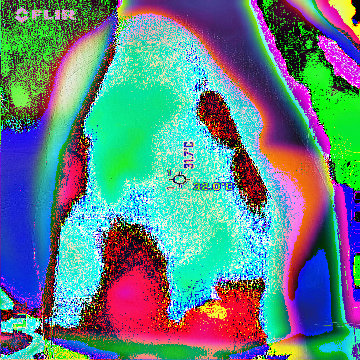
#> input picture Media/Computed_Media/original_computed_media/color_difference_quadriceps_2.png, 360 x 360 px, found by its file name
$ jupyter execute --allow-errors 'Quad Deformation Matching.ipynb'   (shell and % lines are left out)
#> lines starting #> are read from the running program, lines starting #| are printed output that depends on the picture; long printed decimals are rounded
[cell 1]
# Imports
from google.colab.patches import cv2_imshow
from google.colab import drive
import cv2
import numpy as np
import matplotlib.pyplot as plt
import matplotlib.image as mpimg

[cell 2]
drive.mount('/content/drive')
%cd "drive/MyDrive/Stony Brook/Graduate Program/Project - CSE523"

# Quad Deformation Matching

The Quadriceps muscle, an likely all muscles alike, can appear to be differently shaped depending of the angle, distance, and intrinsic properties of the muscle itself, especially in visual imaging. Before analysis of temperature sections can be completed, these differences must be resolved.

Example of issue shown in figure 1.

In figure 1, the left image shows the un-calibrated difference between the quadricep muscle group before and after exercise. The right is the calibrated version. In both, it is clear that issues exist with alignment of the skin regions. Note that calibration refers to the fact that the images were taken with different ranges of temperatures, meaning that each color did not refer to the same temperature.

Issues:
 - How to align leg horizontally and vertically?
  - Horizontally can likely be done by centering of skin-colored regions
  - Vertically, use kneecap?

Directory: Media/

Contracted & Flexed Quadriceps: FLIR_20220906_102026_232-Visual.jpeg

Extended Quadriceps: FLIR_20220906_103604_031-Visual.jpeg

[cell 3]
# Define Paths
computed_media_directory = "Computed Media/"
computed_img_1_fn = "color_difference_quadriceps_1.png"
computed_img_2_fn = "color_difference_quadriceps_2.png"

# Show Computed Images
computed_img_1 = cv2.imread(computed_media_directory + computed_img_1_fn)
computed_img_2 = cv2.imread(computed_media_directory + computed_img_2_fn)
#> computed_img_2 is the input picture: shape (360, 360, 3); mean B, G, R 134, 132.3, 97.6
#> (the rest of this cell did not finish here and is left out)

## Next Steps

1. Load non-thermal (visual) images
2. Fit a line (likely using image gradient and color information) to the image such that it wraps the quadriceps.
3. Align manually (automatic will come later)
4. Perform non-affine "reformation" by moving the line on one image (the contracted image) and moving the line towards the other images line along the gradient (perpendicular) of the changing image. Note that a certain area will have to be compressed and stretched for this, but this can be taken care of by a library.
5. Perform the same transformation on the thermal images
6. Recompute calibrated and un-calibrated images
7. Re-asses project, draw observations and make conclusions.

[cell 4]
# Define Paths
media_directory = "Media/"
contracted_quad = "FLIR_20220906_102026_232.jpeg"
extended_quad = "FLIR_20220906_103604_031.jpeg"
contracted_visual_quad = "FLIR_20220906_102026_232-Visual.jpeg"
extended_visual_quad = "FLIR_20220906_103604_031-Visual.jpeg"

# Show Images
im1 = cv2.imread(media_directory + contracted_visual_quad)
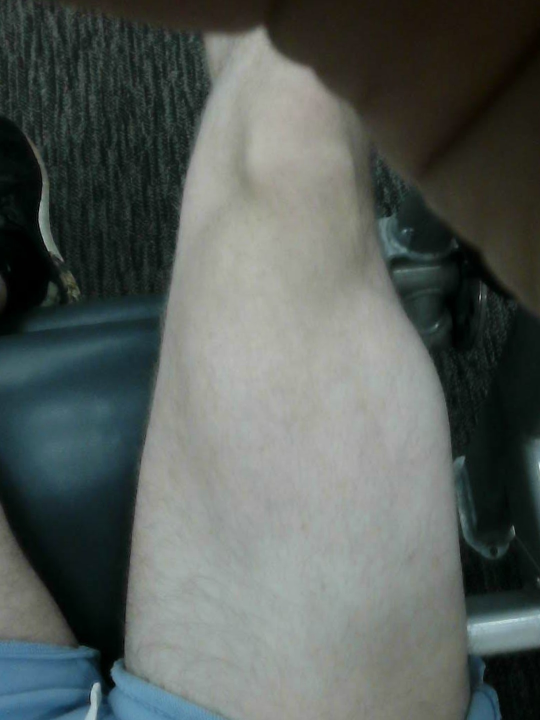
#> input picture Skin_Anatomical_Image_Dataset/original_images_concat/FLIR_20220906_102026_232-Visual.jpeg, 1080 x 1440 px, found by its file name (shown at 1/2 size)
#> im1 is the input picture: shape (1440, 1080, 3); mean B, G, R 90.5, 94.1, 87.1
im2 = cv2.imread(media_directory + extended_visual_quad)
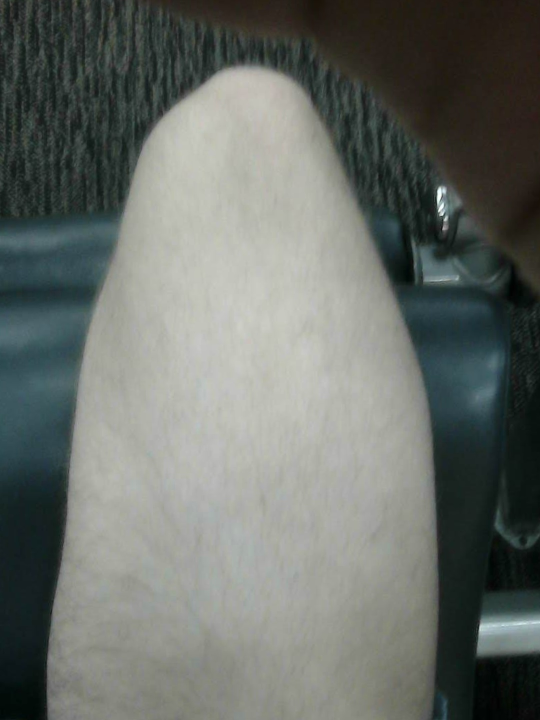
#> input picture Skin_Anatomical_Image_Dataset/original_images_concat/FLIR_20220906_103604_031-Visual.jpeg, 1080 x 1440 px, found by its file name (shown at 1/2 size)
#> im2 is the input picture: shape (1440, 1080, 3); mean B, G, R 104.9, 110.1, 105.3
im1_resize = cv2.resize(im1, (im1.shape[1]//3, im1.shape[0]//3))
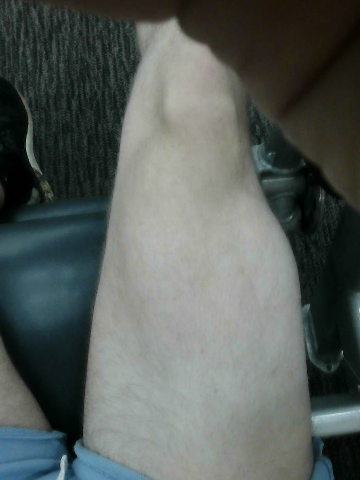
#> im1_resize: shape (480, 360, 3); mean B, G, R 90.5, 94.1, 87.1
im2_resize = cv2.resize(im2, (im2.shape[1]//3, im2.shape[0]//3))
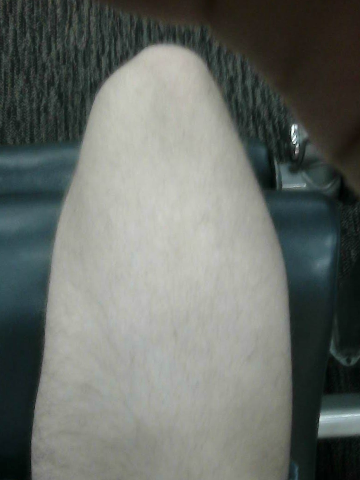
#> im2_resize: shape (480, 360, 3); mean B, G, R 104.9, 110.1, 105.3
im1_2 = np.concatenate((im1_resize, np.zeros((im1_resize.shape[0],40,3)), im2_resize), axis=1)
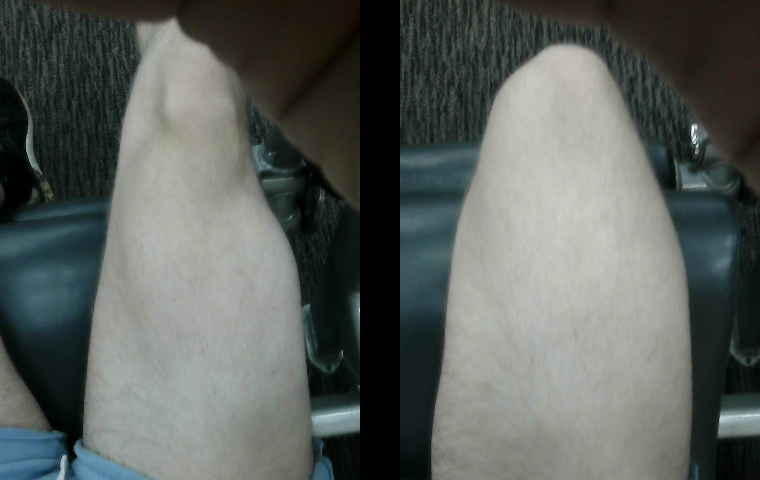
#> im1_2: shape (480, 760, 3) float64; mean B, G, R 92.6, 96.7, 91.1

cv2_imshow(im1_2)
print("                Figure 1                                          Figure 2")

Fit a line to the image (skin boundary).

[cell 5]
def Get_Center(image):
  y_center = image.shape[0]//2
  x_center = image.shape[1]//2
  return x_center, y_center

"""
Returns a list of tuples:
(x,y,x_dif,y_dif)
where x,y are the points position, and x_dif, y_dif are the vector magnitudes
from the original x,y to center of image.

Num_points decides how many points to fit to image
Radius decides the distance we move on each update step. In this function
specifically, radius is the distance from any point to the image center.
"""
def Compute_Circular_Points(x_center, y_center, num_points, radius):
  circular_points = []
  # Circle equation: (x-h)^2 + (y-k)^2 = r^2 where (h,k) is center and r=radius

  for i in range(num_points//2 + 1):
      x = x_center - radius + 2*(i*2*radius)/(num_points)
      y = (radius**2 - (x-x_center)**2)**(1/2)
      circular_points.append((x, y_center + y, x-x_center, y))
      circular_points.append((x, y_center-y, x-x_center, -y))

  return circular_points

"""
Iteratively update points until we reach a threshold-based gradient.
"""
def Update_Points(image, circular_points, x_center, y_center, radius, threshold):

  # Move points outwards
  finished = True

  for i in range(len(circular_points)):
    point = circular_points[i]
    # Compute vector between center
    # print(point)

    new_point = (point[0] + point[2], point[1] + point[3])

    # [4 lines of commented-out code are left out]
    print(abs(np.linalg.norm(image[int(new_point[0])-2:int(new_point[0]+2), int(new_point[1])-2:int(new_point[1])+2] - image[int(point[0])-2:int(point[0])+2, int(point[1])-2:int(point[1])+2])))
    if abs(np.linalg.norm(image[int(new_point[0])-2:int(new_point[0]+2), int(new_point[1])-2:int(new_point[1])+2] - image[int(point[0])-2:int(point[0])+2, int(point[1])-2:int(point[1])+2])) < threshold:
      circular_points[i] = (new_point[0], new_point[1], point[2], point[3])
      finished = False

  return circular_points, finished


# Parameters
num_points = 10
radius = 20
threshold = 2000

# Get center of image, initial configuration of points
x_center, y_center = Get_Center(im1)
#> x_center = 540; y_center = 720
circular_points = Compute_Circular_Points(x_center, y_center, num_points, radius)
#> the loop in Compute_Circular_Points, `for i in range(num_points//2 + 1):` made 6 passes
#> (x, y) on passes 1 to 6: (520, 0), (528, 16), (536, 19.6), (544, 19.6), (552, 16), (560, 0)
#> after the loop in Compute_Circular_Points, `for i in range(num_points//2 + 1):`: circular_points = [(520, 720, -20, 0), (520, 720, -20, 0), (528, 736, -12, 16), (528, 704, -12, -16), (536, 739.6, -4, 19.6), (536, 700.4, -4, -19.6), (544, 739.6, 4, 19.6), (544, 700.4, 4, -19.6), (552, 736, 12, 16), (552, 704, 12, -16), (560, 720, 20, 0), (560, 720, 20, 0)]


while True:

  # Test circular points
  fig = plt.gcf()
  fig.set_size_inches(18.5, 10.5)
  imgplot = plt.imshow(im1)
  xpts = [z[0] for z in circular_points]
#> xpts = [520, 520, 528, 528, 536, 536, 544, 544, 552, 552, 560, 560]
  ypts = [z[1] for z in circular_points]
#> ypts = [720, 720, 736, 704, 739.6, 700.4, 739.6, 700.4, 736, 704, 720, 720]
  plt.plot(xpts,ypts, '.')
  plt.plot(x_center, y_center, 'o')
  plt.show()
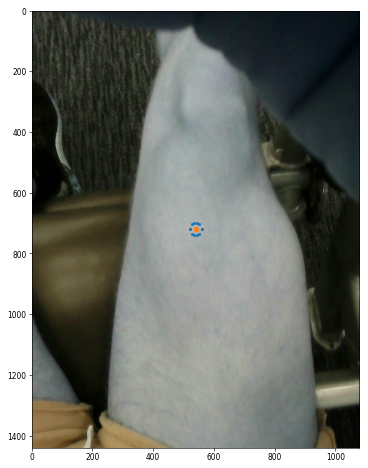
#> figure drawn by matplotlib, 1 panel; B, G, R data is drawn as R, G, B

  circular_points, finished = Update_Points(im1, circular_points, x_center, y_center, radius, threshold)
#> the loop in Update_Points, `for i in range(len(circular_points)):` made 12 passes
#> (point, new_point) on passes 1 to 12: ((520, 720, -20, 0), (500, 720)), ((520, 720, -20, 0), (500, 720)), ((528, 736, -12, 16), (516, 752)), ((528, 704, -12, -16), (516, 688)), ((536, 739.6, -4, 19.6), (532, 759.2)), ((536, 700.4, -4, -19.6), (532, 680.8)), ((544, 739.6, 4, 19.6), (548, 759.2)), ((544, 700.4, 4, -19.6), (548, 680.8)), ((552, 736, 12, 16), (564, 752)), ((552, 704, 12, -16), (564, 688)), ((560, 720, 20, 0), (580, 720)), ((560, 720, 20, 0), (580, 720))
#| 26.287
#| 26.287
#| 1243.987
#| 71.965
#| 1429.101
#| 68.257
#| 1484.793
#| 40.497
#> (further printed lines are left out)
#> after the loop in Update_Points, `for i in range(len(circular_points)):`: circular_points = [(500, 720, -20, 0), (500, 720, -20, 0), (516, 752, -12, 16), (516, 688, -12, -16), (532, 759.2, -4, 19.6), (532, 680.8, -4, -19.6), (548, 759.2, 4, 19.6), (548, 680.8, 4, -19.6), (564, 752, 12, 16), (564, 688, 12, -16), (580, 720, 20, 0), (580, 720, 20, 0)]
#> finished = False
  print(circular_points)
#> (printed output is left out)
  if finished:
    break
